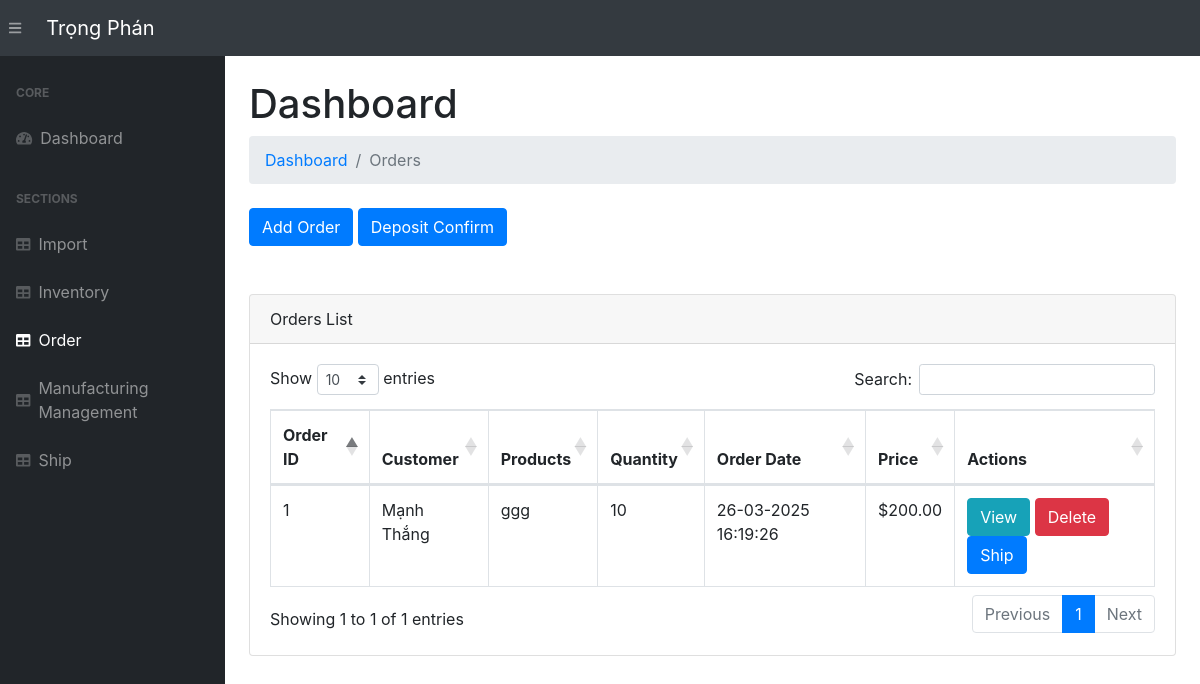
Page /order/ on the earlier database version.
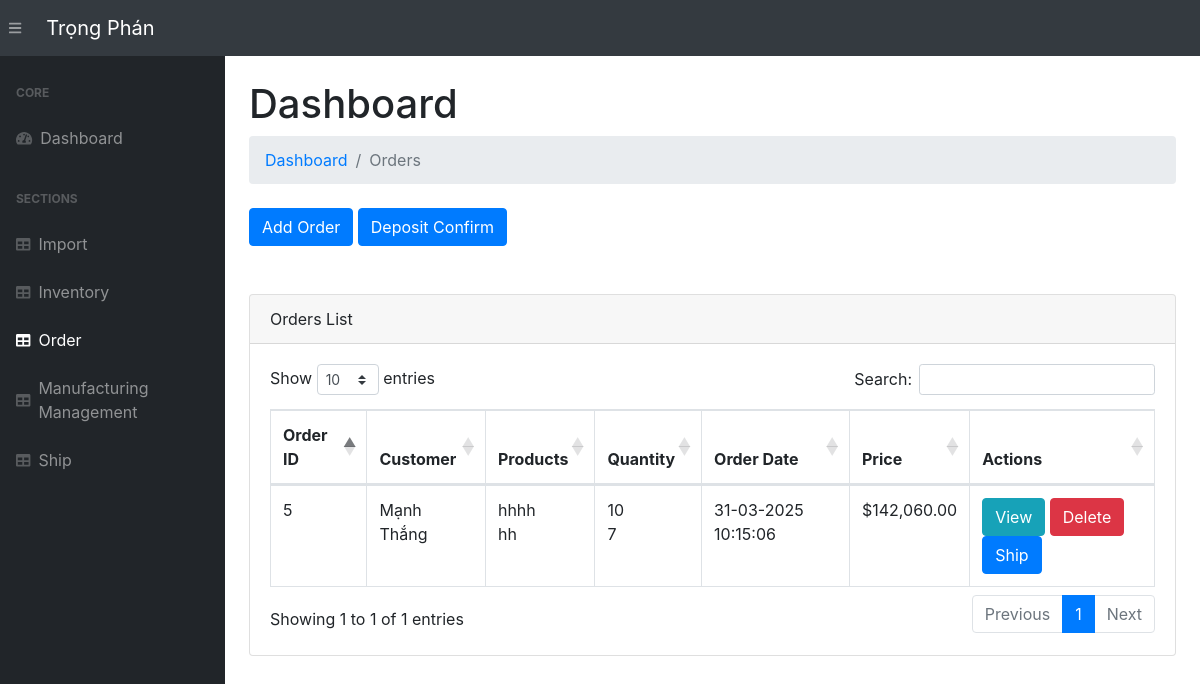
Same page on the later database version.
### app.py (models this page shows, shortened)
class Order(db.Model):
    __tablename__ = 'orders'
    order_id = db.Column(db.Integer, primary_key=True)
    cus_name = db.Column(db.String(255), nullable=False)  # Customer Name
    cus_contact = db.Column(db.String(255), nullable=False)  # Customer Contact
    cus_address = db.Column(db.String(255), nullable=False)  # Customer Address
    order_date = db.Column(db.DateTime, default=vietnam_now)
    price = db.Column(db.Numeric(10, 2), nullable=False)
    order_details = db.relationship('OrderDetail', backref='order_relation', lazy=True)

class OrderDetail(db.Model):
    __tablename__ = 'order_details'
    order_detail_id = db.Column(db.Integer, primary_key=True)
    order_id = db.Column(db.Integer, db.ForeignKey('orders.order_id'))
    product_name = db.Column(db.String(100))
    product_price = db.Column(db.Float)
    quantity = db.Column(db.Integer)
    import_id = db.Column(db.Integer, db.ForeignKey('imports.import_id'))  # Import relation
    import_record = db.relationship('Import', backref='order_details', lazy=True)

### app.py (the view)
@app.route('/order/', methods=["GET", "POST"])
def view_order():
    orders = Order.query.all()
    return render_template("order.html", orders=orders)

### app.py (called while the page is built)
@app.template_filter('format_price')
def format_price(value):
    return "${:,.2f}".format(value)

### templates/order.html (shortened to what this page needs)
{% extends 'base.html' %}
{% block content %}
<main>
    <div class="container-fluid">
        <h1 class="mt-4">Dashboard</h1>
        <ol class="breadcrumb mb-4">
            <li class="breadcrumb-item"><a href="/">Dashboard</a></li>
            <li class="breadcrumb-item active">Orders</li>
        </ol>
        <a href="/add-order/" class="btn btn-primary">Add Order</a>
        <a href="/deposit-confirm/" class="btn btn-primary">Deposit Confirm</a>
        <br><br>
        <br>
        <div class="card mb-4">
            <div class="card-header">Orders List</div>
            <div class="card-body">
                <div class="table-responsive">
                    {% if orders %}
                        <table class="table table-bordered" id="dataTable" width="100%" cellspacing="0">
                            <thead>
                                <tr>
                                    <th>Order ID</th>
                                    <th>Customer</th>
                                    <th>Products</th>
                                    <th>Quantity</th>
                                    <th>Order Date</th>
                                    <th>Price</th>
                                    <th>Actions</th>
                                </tr>
                            </thead>
                            <tbody>
                                {% for order in orders %}
                                    <tr>
                                        <td>{{ order.order_id }}</td>
                                        <td>{{ order.cus_name }}</td>
                                        <td>
                                            {% for order_detail in order.order_details %}
                                                {{ order_detail.product_name }} <br>
                                            {% endfor %}
                                        </td>
                                        <td>
                                            {% for order_detail in order.order_details %}
                                            {{ order_detail.quantity }}<br>
                                        {% endfor %}
                                        </td>
                                        <td>{{ order.order_date.strftime('%d-%m-%Y %H:%M:%S')}}</td>
                                        <td>{{ order.price | format_price }}</td>
                                        <td>
                                            <a href="/order-detail/{{ order.order_id }}" class="btn btn-info">View </a>
                                            <form action="{{ url_for('deleteOrder', order_id=order.order_id) }}" method="POST" style="display:inline;">
                                                <button type="submit" class="btn btn-danger" onclick="return confirm('Are you sure you want to delete this inventory item?')">Delete</button>
                                            </form>
                                            <a href="/create-shipping-order/{{ order.order_id }}" class="btn btn-primary"> Ship</a>
                                        </td>
                                    </tr>
                                {% endfor %}
                            </tbody>
                        </table>
                    {% else %}
                        <p>No orders found.</p>
                    {% endif %}
                </div>
            </div>
        </div>
    </div>
</main>
{% endblock %}

Differences in the rows shown:
removed Order: order_id "1", cus_name "Mạnh Thắng", order_date "26-03-2025 16:19:26", price "$200.00"
removed OrderDetail: product_name "ggg", quantity "10"
added Order: order_id "5", cus_name "Mạnh Thắng", order_date "31-03-2025 10:15:06", price "$142,060.00"
added OrderDetail: product_name "hhhh", quantity "10"
added OrderDetail: product_name "hh", quantity "7"
